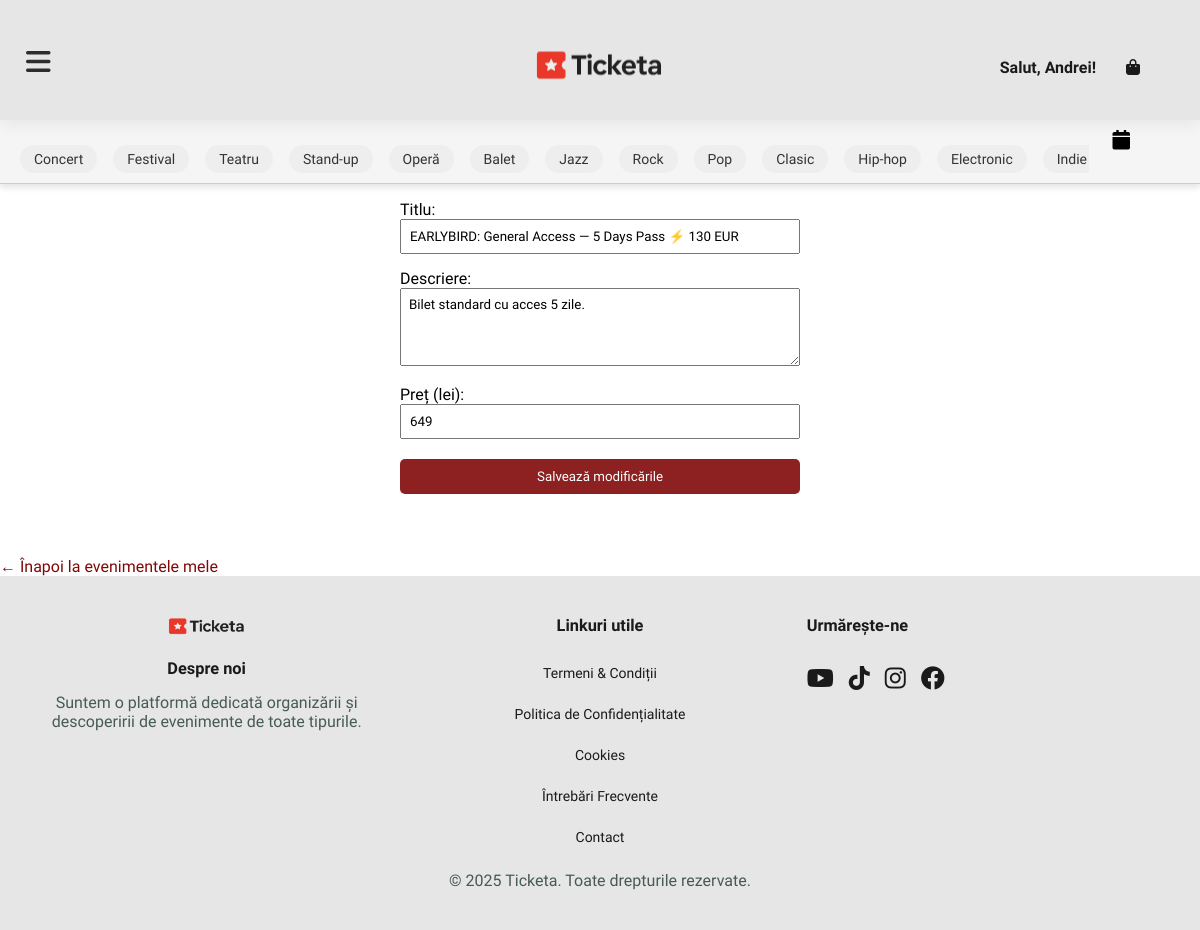
/edit_ticket.php?id_bilet=2 (signed in), run on the app's committed database.
### tables this page shows
CREATE TABLE `categories` (
  `id_cat` int(11) NOT NULL,
  `denumire` varchar(255) NOT NULL
);

CREATE TABLE `bilet` (
  `id_bilet` int(11) NOT NULL,
  `denumire` varchar(255) NOT NULL,
  `pret` float NOT NULL,
  `loc_eveniment` varchar(255) NOT NULL,
  `description` varchar(1024) NOT NULL,
  `id_event` int(11) NOT NULL
);

### edit_ticket.php (the view, shortened to what this page needs)
<?php
require_once 'includes/dbh.inc.php';
$id_bilet = (int)$_GET['id_bilet'];
$stmt = $pdo->prepare("SELECT * FROM bilet WHERE id_bilet = ?");
$stmt->execute([$id_bilet]);
$bilet = $stmt->fetch(PDO::FETCH_ASSOC);
?>
<!DOCTYPE html>
<html lang="en">
<head>
    <link rel="stylesheet" href="https://use.fontawesome.com/releases/v6.4.0/css/all.css" />
    <link rel="stylesheet" href="style.css">
    <link rel="stylesheet" href="https://cdn.jsdelivr.net/npm/flatpickr/dist/flatpickr.min.css">
</head>
<body>
    <section id="header">
        <button id="menu-toggle" aria-label="Toggle menu" aria-expanded="false" aria-controls="navbar-left">
            <i class="fa-solid fa-bars"></i>
        </button>
        <div id="logo">
            <a href="index.php">
                <img src="IMG/logo.png" alt="Logo" width="150" height="150">
            </a>
        </div>
        <div class="header-right">
            <ul id="navbar-right">
                <?php if (isset($_SESSION["user_fname"])): ?>
                    <li class="greeting" style="padding: 10px; color: #1a1a1a;">
                    <a href="profile.php" style="color: #1a1a1a; text-decoration: none;">
                    Salut,
                        <?= htmlspecialchars($_SESSION["user_fname"]) ?>!
                    </li>
                <?php endif; ?>
                <li><a href="cart.php"><i class="fas fa-shopping-bag"></i></a></li>
            </ul>
        </div>
    </section>
    <section id="subheader">
        <div class="category-wrapper">
            <div class="category-scroll">
                <div class="category-scroll">
                <?php
                    try {
                        $stmt = $pdo->query("SELECT * FROM categories ORDER BY id_cat ASC");
                        $categories = $stmt->fetchAll(PDO::FETCH_ASSOC);
                    } catch (PDOException $e) {
                        echo "Eroare la preluarea categoriilor: " . $e->getMessage();
                    }
                    if ($categories) {
                        foreach ($categories as $categoryItem) {
                            $denumire = htmlspecialchars($categoryItem['denumire']);
                            $urlCategory = urlencode($denumire);
                            echo '<a href="discover_events.php?category=' . $urlCategory . '" class="category-link">' . $denumire . '</a>';
                        }
                    } else {
                        echo '<p>Nu există categorii disponibile.</p>';
                    }
                ?>
                </div>
                <div id="calendar-container" style="position: relative; display: inline-block;">
                    <i id="calendar-icon" class="fa fa-calendar" style="cursor: pointer; font-size: 20px; margin-left: 8px;"></i>
                </div>
            </div>
        </div>
    </section>
    <form method="POST" style="margin-top: 200px;">
        <label>Titlu:</label>
        <input type="text" name="denumire" value="<?= htmlspecialchars($bilet['denumire']) ?>" required>
        <label>Descriere:</label>
        <textarea name="description" rows="4" required><?= htmlspecialchars($bilet['description']) ?></textarea>
        <label>Preț (lei):</label>
        <input type="text" name="pret" value="<?= htmlspecialchars($bilet['pret']) ?>" required>
        <button type="submit">Salvează modificările</button>
    </form>
    <a href="my_events.php">&larr; Înapoi la evenimentele mele</a>
    <footer class="footer">
        <div class="footer-container">
            <div class="footer-column">
                <center>
                    <img src="IMG/logo2.png" width="90" height="20" style="margin-bottom: 20px;">
                    <h3 style="text-align: center;">Despre noi</h3>
                    <p>Suntem o platformă dedicată organizării și descoperirii de evenimente de toate tipurile.</p>
                </center>
            </div>
            <div class="footer-column">
                <center>
                    <h3>Linkuri utile</h3>
                    <ul class="footer-policy">
                        <li><a href="#">Termeni & Condiții</a></li>
                        <li><a href="#">Politica de Confidențialitate</a></li>
                        <li><a href="#">Cookies</a></li>
                        <li><a href="#">Întrebări Frecvente</a></li>
                        <li><a href="#">Contact</a></li>
                    </ul>
                </center>
            </div>
            <div class="footer-column">
                <h3>Urmărește-ne</h3>
                <ul class="social-icons">
                    <li><a href="https://www.youtube.com/" target="_blank">
                            <i class="fa-brands fa-youtube"></i></a></li>
                    <li><a href="https://www.tiktok.com/" target="_blank">
                            <i class="fa-brands fa-tiktok"></i></a></li>
                    <li><a href="https://www.instagram.com/" target="_blank">
                            <i class="fa-brands fa-instagram"></i></a></li>
                    <li><a href="https://www.facebook.com/" target="_blank">
                            <i class="fa-brands fa-facebook"></i></a></li>
                </ul>
            </div>
        </div>
        <div class="footer-bottom">
            <p>&copy; 2025 Ticketa. Toate drepturile rezervate.</p>
        </div>
    </footer>
</body>
</html>

### style.css (style rules this page uses)
* { margin: 0; padding: 0; box-sizing: border-box; font-family: 'Spartan', sans-serif; }
p { font-size: 16px; color: #465b52; margin: 15px 0 20px 0; }
body { width: 100%; }
#header { display: flex; align-items: center; justify-content: space-between; padding: 20px 40px; background-color: #e6e6e6; box-shadow: 0 5px 15px rgba(0, 0, 0, 0.06); height: 120px; flex-wrap: wrap; gap: 15px; position: fixed; top: 0; left: 0; right: 0; z-index: 1000; }
.header-left, .header-right { display: flex; align-items: center; }
#navbar-left, #navbar-right { display: flex; align-items: center; justify-content: center; }
#navbar-left li, #navbar-right li { list-style-type: none; padding: 0 20px; position: relative; }
#navbar-left li a, #navbar-right li a { text-decoration: none; font-size: 16px; font-weight: 600; color: #1a1a1a; transition: 0.3s ease; }
#logo { position: absolute; left: 50%; top: 50%; transform: translate(-50%, -50%); }
#subheader { width: 100%; background-color: #f5f5f5; padding: 10px 20px; border-bottom: 1px solid #ccc; position: fixed; top: 120px; left: 0; right: 0; z-index: 999; box-shadow: 0 4px 6px rgba(0, 0, 0, 0.1); }
.category-wrapper { display: flex; align-items: center; position: relative; overflow: hidden; }
.category-scroll { display: flex; gap: 16px; flex-wrap: nowrap; overflow-x: auto; scrollbar-width: none; -ms-overflow-style: none; flex-grow: 1; max-width: calc(100% - 40px); }
.category-scroll a { white-space: nowrap; text-decoration: none; color: #333; padding: 6px 14px; border-radius: 20px; background-color: #eee; font-size: 14px; transition: 0.3s ease; }
.category-wrapper { display: flex; align-items: center; position: relative; overflow: hidden; padding-right: 10px; }
.category-scroll { display: flex; gap: 16px; overflow-x: hidden; flex-grow: 1; }
.category-scroll a { white-space: nowrap; text-decoration: none; color: #333; padding: 6px 14px; border-radius: 20px; background-color: #eee; font-size: 14px; transition: 0.3s ease; flex-shrink: 0; }
* { box-sizing: border-box; }
button { background-color: #04AA6D; color: white; padding: 14px 20px; margin: 8px 0; border: none; cursor: pointer; width: 100%; opacity: 0.9; }
@media screen and (min-width: 1025px) { #menu-toggle { display: none; } }
@media screen and (max-width: 1800px) { #menu-toggle { display: block !important; background: none; border: 20px; font-size: 28px; cursor: pointer; color: #1a1a1a !important; position: fixed; z-index: 2100; top: 20px; left: 20px; padding: 6px; width: auto; height: auto; } }
#menu-toggle { display: none; background: none; border: none; font-size: 28px; cursor: pointer; color: #810808; }
.footer { background-color: #e6e6e6; color: #1a1a1a; padding: 40px 20px 20px 20px; font-size: 14px; }
.footer-container { display: flex; justify-content: space-between; flex-wrap: wrap; gap: 20px; max-width: 1200px; margin: auto; }
.footer-column { flex: 1 1 250px; }
.footer-column h3 { margin-bottom: 15px; color: #1a1a1a; }
.footer-column p, .footer-column ul { margin: 0; padding: 0; list-style: none; }
.footer-column a { color: #1a1a1a; text-decoration: none; }
.footer-bottom { text-align: center; border-top: 1px solid #e6e6e6; font-size: 13px; color: #1a1a1a; }
.footer-policy { margin-top: 20px; margin-bottom: 20px; }
.footer-policy li { margin: 10px 0; }
.social-icons { display: flex; gap: 15px; list-style: none; padding: 0; margin: 15px 0; }
.social-icons a { color: #1a1a1a; font-size: 24px; transition: color 0.3s ease; text-decoration: none; }

### edit_ticket.php (style rules this page uses)
li::marker { content: none !important; }
form { max-width: 400px; margin: 40px auto; font-family: Arial, sans-serif; }
label { display: block; margin-top: 15px; }
input[type=text], textarea { width: 100%; padding: 8px; box-sizing: border-box; }
button { margin-top: 20px; padding: 10px 15px; background-color: #810808; color: white; border: none; border-radius: 5px; cursor: pointer; }
a { display: inline-block; margin-top: 15px; text-decoration: none; color: #810808; }

### data on the page
categories: denumire "Concert"
categories: denumire "Festival"
categories: denumire "Teatru"
categories: denumire "Stand-up"
categories: denumire "Operă"
categories: denumire "Balet"
categories: denumire "Jazz"
categories: denumire "Rock"
categories: denumire "Pop"
categories: denumire "Clasic"
categories: denumire "Hip-hop"
categories: denumire "Electronic"
categories: denumire "Indie"
bilet: denumire "EARLYBIRD: General Access — 5 Days Pass ⚡️ 130 EUR", description "Bilet standard cu acces 5 zile.", pret "649"

### other printed values
$_SESSION["user_fname"] "Andrei"
